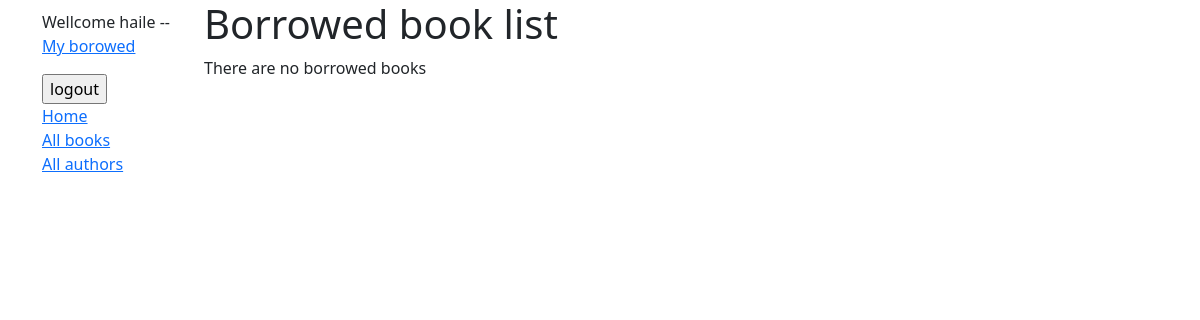
/catalogue/mybooks/ (signed in), run on an earlier commit of the app's database.
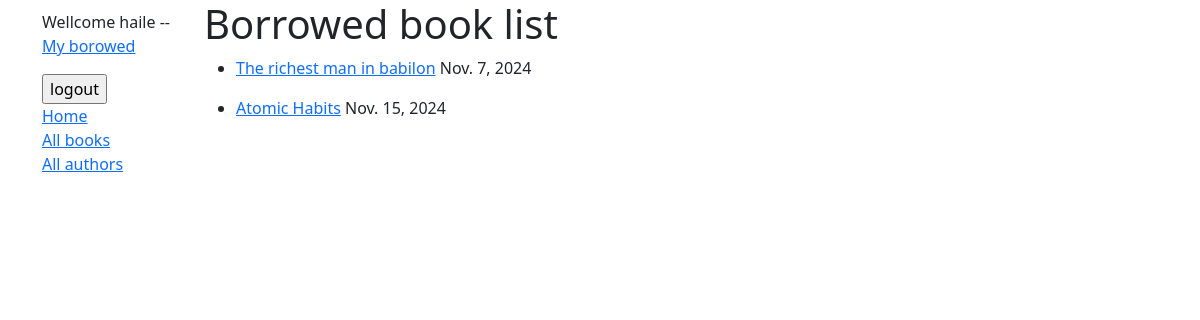
And on a later commit of the database.
### catalogues/models.py (models this page shows, shortened)
class BookInstance(models.Model):
    id = models.UUIDField(primary_key=True, default=uuid.uuid4,
                          help_text="Unique ID for this particular book across whole library")
    book = models.ForeignKey('Book', on_delete=models.RESTRICT, null=True)
    imprint = models.CharField(max_length=200)
    due_back = models.DateField(null=True, blank=True)
    language = models.ForeignKey(Languege, max_length=200, help_text='language of the book instance', on_delete=models.PROTECT)
    LOAN_STATUS = (
        ('m', 'Maintenance'),
        ('o', 'On loan'),
        ('a', 'Available'),
        ('r', 'Reserved'),
    )
    status = models.CharField(
        max_length=1,
        choices=LOAN_STATUS,
        blank=True,
        default='m',
        help_text='Book availability',
    )
    borrower = models.ForeignKey(settings.AUTH_USER_MODEL, on_delete=models.SET_NULL, null=True, blank=True)
    class Meta:
        ordering = ['due_back']
        permissions = (('can_mark_returned', 'they can mark returened'),)

class Book(models.Model):
    title = models.CharField(max_length=200)
    languege = models.ForeignKey(Languege, on_delete=models.CASCADE)
    author = models.ForeignKey('Author', on_delete=models.RESTRICT, null=True)
    summary = models.TextField(
        max_length=1000, help_text="Enter a brief description of the book")
    isbn = models.CharField('ISBN', max_length=13,
                            unique=True,
                            help_text='13 Character <a href="https://www.isbn-international.org/content/what-isbn'
                                      '">ISBN number</a>')
    genre = models.ManyToManyField(
        Genre, help_text="Select a genre for this book")
    def display_genre(self):
        """Create a string for the Genre. This is required to display genre in Admin."""
        return ', '.join(genre.name for genre in self.genre.all()[:3])
    display_genre.short_description = 'Genre'

### catalogues/views.py (the view)
# urls.py: path('mybooks/', LoanedBooksByUserListView.as_view(), name='my-borrowed'),
class LoanedBooksByUserListView(LoginRequiredMixin,generic.ListView):
    template_name = 'catalogues/books_by_borrower.html'
    model = BookInstance
    def get_queryset(self):
        return BookInstance.objects.filter(borrower = self.request.user).filter(status__exact='o').order_by('due_back')

### templates/catalogues/books_by_borrower.html (shortened to what this page needs)
{% extends 'catalogues/base.html'%}
{% block content %}
<h1>
</h1>
{% if bookinstance_list %}
    {% for bookins in bookinstance_list %}
    <ul>
        <li  class="{% if bookins.is_over %}text-danger{% endif %}">
        <a href="{% url 'book-detail' bookins.book.id %}">{{bookins.book.title}}</a>
        {{bookins.due_back}}
        </li>
    </ul>
    {% endfor %}
{% else %}
<p>There are no borrowed books </p>
{% endif %}
{% endblock %}

What changed in the data, as far as the page shows it:
added BookInstance: book "The richest man in babilon", due_back "Nov. 7, 2024"
now on this page (row edited): BookInstance: book "Atomic Habits", due_back "Nov. 15, 2024"
Also different on the page:
text no longer shown: "There are no borrowed books"
